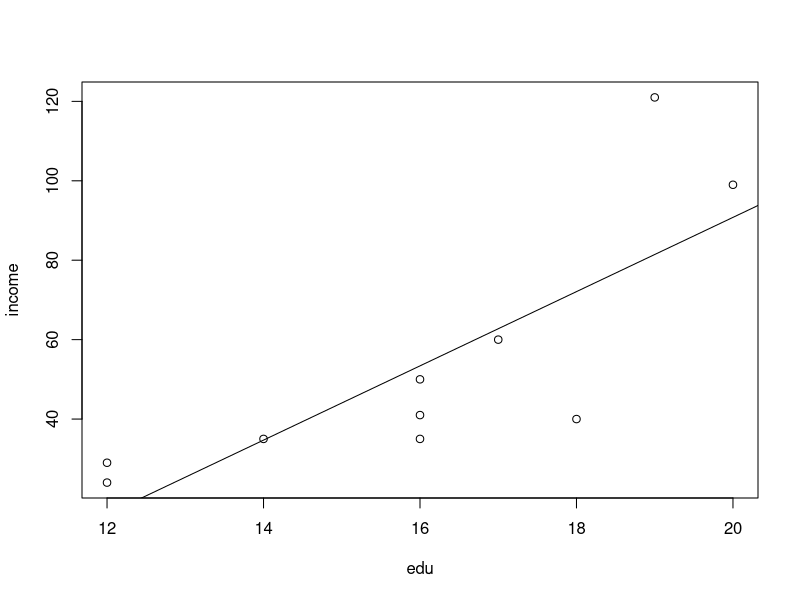
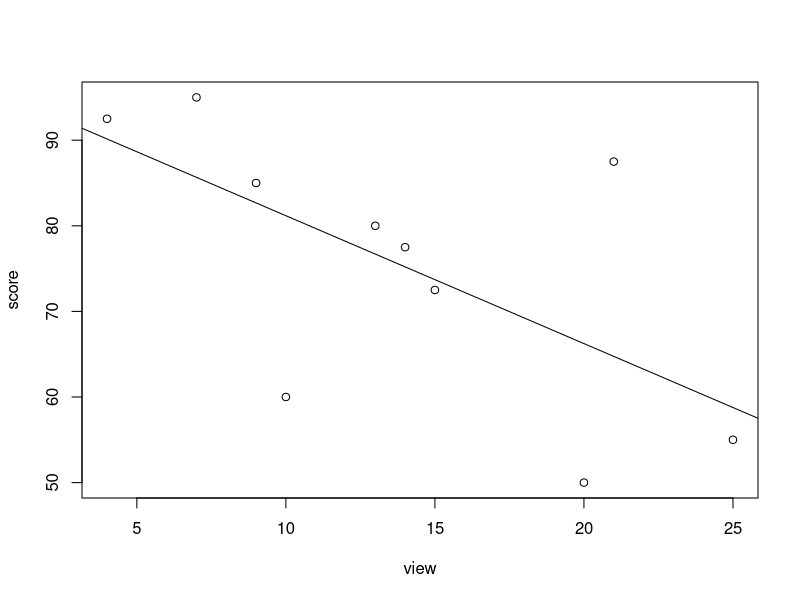
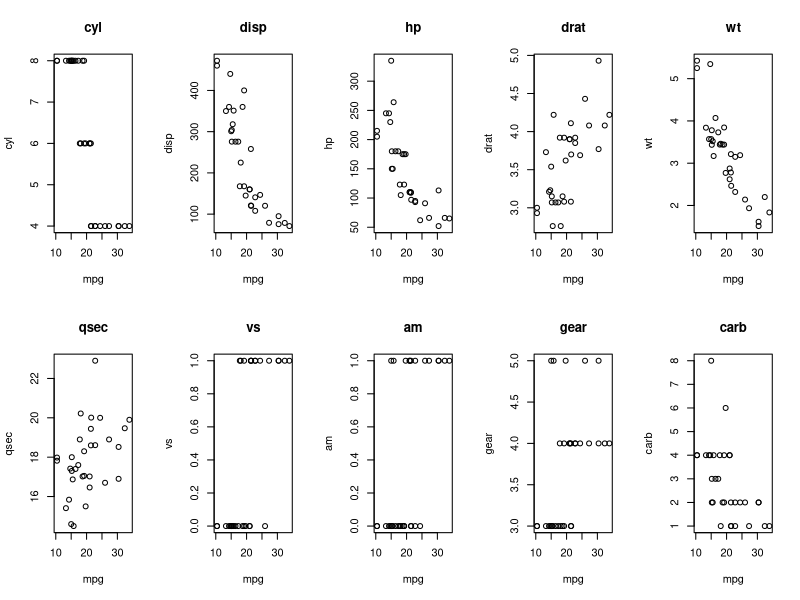
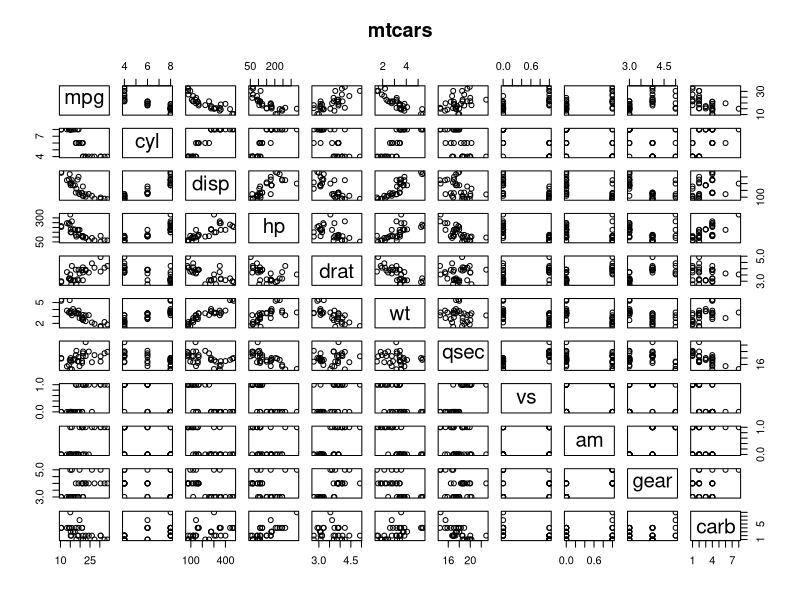
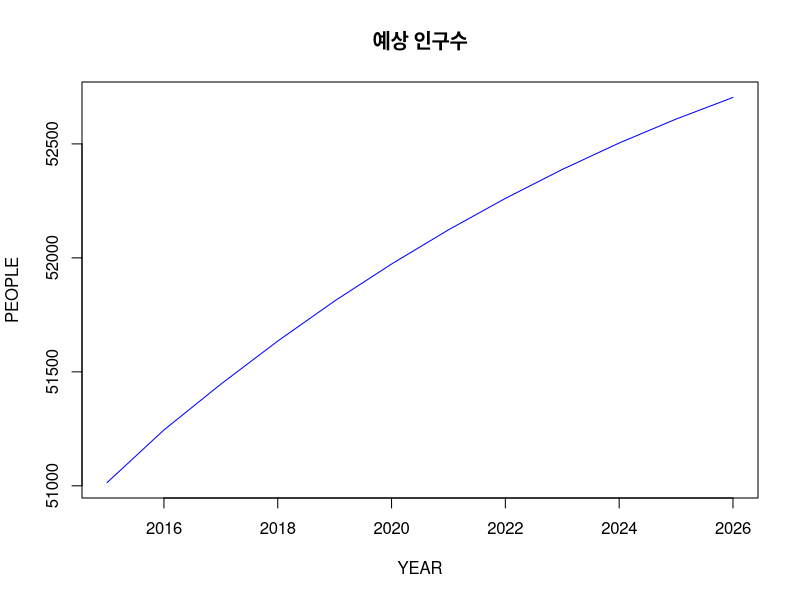
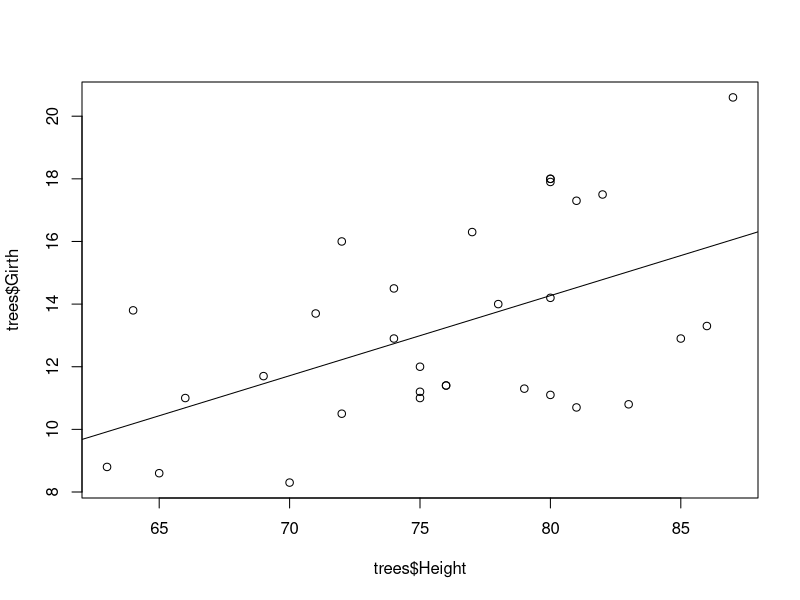
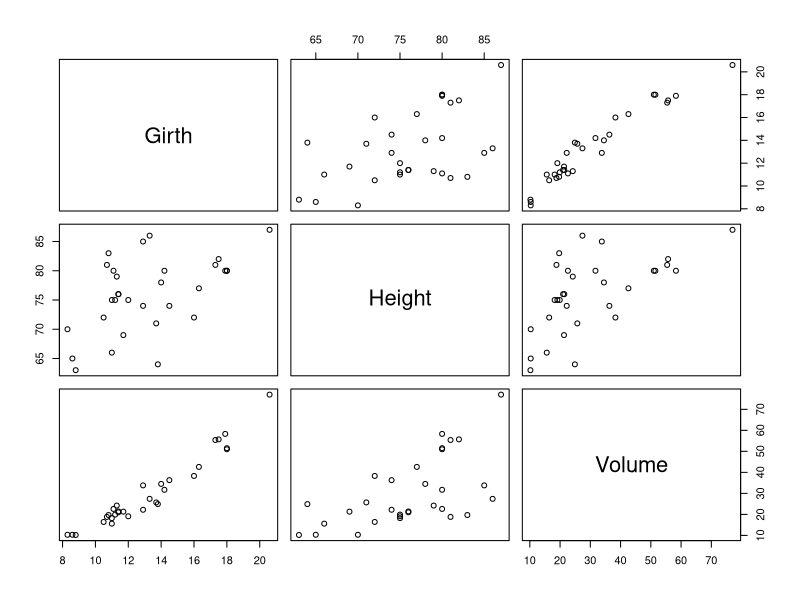
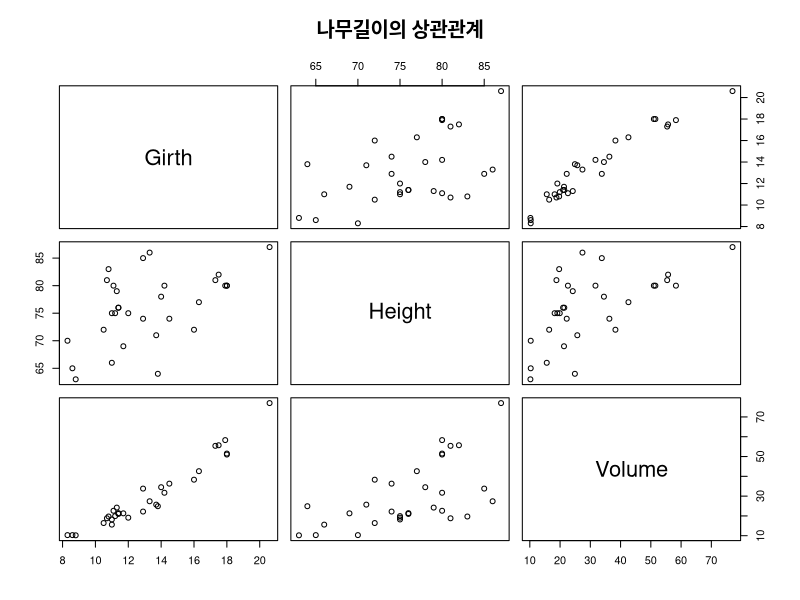

Write the R code that produced these figures, in order.
# 제출자: 이소정
# 작성일: 2019.12.03
# 제출일: 2019.12.03

# 문1) -> 추가
income <- c(121,99,41,35,40,29,35,24,50,60)
edu <- c(19,20,16,16,18,12,14,12,16,17)
re <- data.frame(income,edu)
plot(income~edu,data=re)
# 교육기간이 길수록 수입이 커지는 것을 알 수 있다.

###################################
res <- lm( income~edu, data = re )
abline( res )

cor( income, edu )
# 수입과 교육기간 사이에 상관관계는 강하다.

# 문2) -> 추가
score <- c(77.5,60,50,95,55,85,72.5,80,92.5,87.5)
view <- c(14,10,20,7,25,9,15,13,4,21)
re2 <- data.frame(view,score)
plot(score~view,data=re2)
# 대체적으로 TV시청시간이 적을수록 점수가 높다.

###############################
res <- lm( score~view, data = re2 )
abline( res )

cor( score, view )
# 비교적 강한 음의 상관관계를 갖는 것을 알 수 있다.

# 문3)
par(mfrow=c(2,5))
for(i in 2:11) {
  plot(mtcars[,i]~mtcars[,1],
  main=colnames(mtcars)[i],
  xlab='mpg',ylab=colnames(mtcars)[i])
}
par(mfrow=c(1,1))

head(mtcars)
cor(mtcars)        # 모든 변수에 대한 상관관계
cor(mtcars)[1,]    # 첫 줄만 출력
# mpg와의 상관계수가 높은 것은 
# cyl, disp, hp, drat, wt, vs, am, card가 있다.
# 이 중 가장 상관성이 높은 것은 wt이다.
pairs(mtcars,main="mtcars")


# 문4)
# 시계열 분석 -> 시간데이터가 x축에 오게된다.
year <- 2015:2026
people <- c(51014,51245,51446,51635,51811,51973,
            52123,52261,52388,52504,52609,52704)
plot(year,people,main='예상 인구수',
     type='l',lty=1,lwd=1,              
     xlab='YEAR',ylab='PEOPLE', col='blue')

# 문5)

# 데이터를 받게되면 한 번 해보는 것이 좋음
class(trees)
dim(trees)
str(trees)
head(trees)
tail(trees)

#.1 -> 추가
dt <- data.frame(trees$Girth,trees$Height)
plot(trees$Girth~trees$Height,data=dt)
#######################################
res <- lm( trees.Girth~trees.Height, data = dt )
abline( res )
cor( trees$Girth, trees$Height )
# 상관계수는 0.5192801로 나무의 지름과 높이는 상관관계가 있다.

#.2
plot(trees)                                # 이변량일 때 주로 사용
pairs(trees,main='나무길이의 상관관계')    # 다변량일 때 주로 사용
cor(trees)
# 상관관계가 가장 큰 것은 나무의 지름(Girth), 나무의 부피(Volume)이다.
# 하지만 전부 상관계수가 전부 0.5이상인 것으로 보아
# 각 변수들이 서로 밀접한 연관이 있다는 것을 알 수 있다.